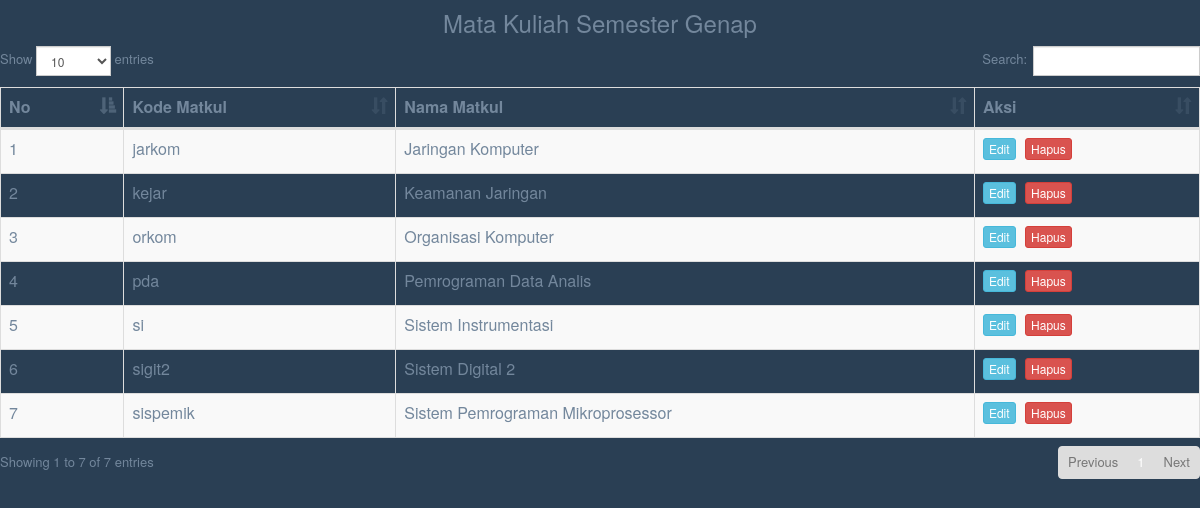
The app's page /adminpanel/tampil_matkul_genap.php, older data.
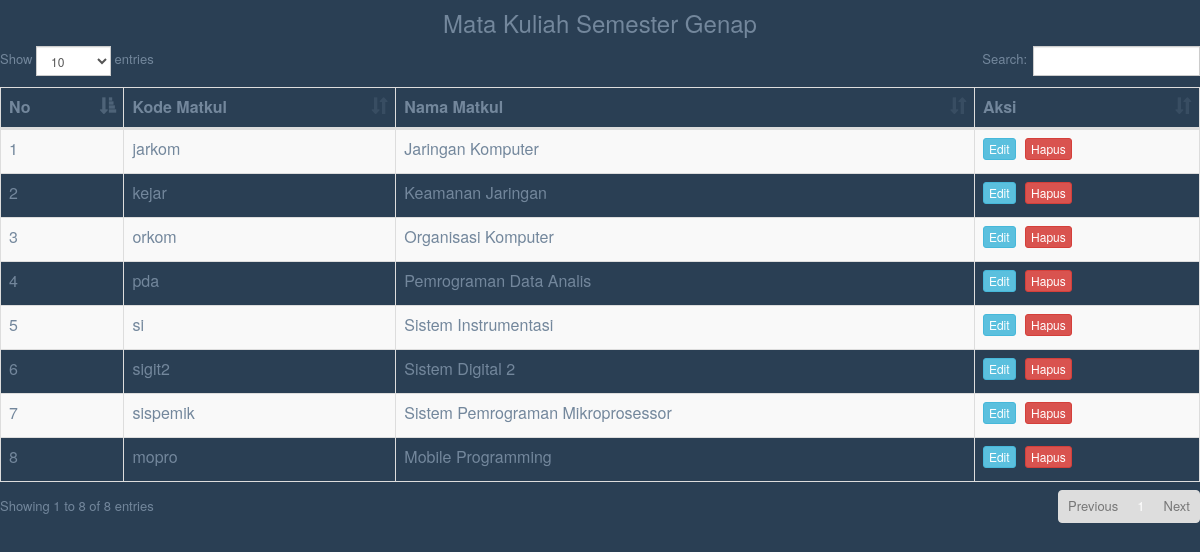
The same page, newer data.
### tables this page shows
CREATE TABLE `tb_matkul_genap` (
  `id` int(11) NOT NULL AUTO_INCREMENT,
  `kode_matkul` varchar(20) DEFAULT NULL,
  `nama_matkul` varchar(50) DEFAULT NULL,
  PRIMARY KEY (`id`)
);

### adminpanel/tampil_matkul_genap.php (the view, shortened to what this page needs)
<link href="vendors/bootstrap/dist/css/bootstrap.min.css" rel="stylesheet">
<link href="vendors/font-awesome/css/font-awesome.min.css" rel="stylesheet">
<link href="vendors/datatables.net-bs/css/dataTables.bootstrap.min.css" rel="stylesheet">
<link href="vendors/datatables.net-buttons-bs/css/buttons.bootstrap.min.css" rel="stylesheet">
<link href="vendors/datatables.net-fixedheader-bs/css/fixedHeader.bootstrap.min.css" rel="stylesheet">
<link href="vendors/datatables.net-responsive-bs/css/responsive.bootstrap.min.css" rel="stylesheet">
<link href="vendors/datatables.net-scroller-bs/css/scroller.bootstrap.min.css" rel="stylesheet">
<link href="build/css/custom.min.css" rel="stylesheet">
<h3>
    <center>Mata Kuliah Semester Genap</center>
</h3>
<table id="datatable-responsive" class="table table-striped table-bordered dt-responsive nowrap" cellspacing="0" width="100%">
    <thead>
        <tr>
            <th>No</th>
            <th>Kode Matkul</th>
            <th>Nama Matkul</th>
            <th>Aksi</th>
        </tr>
    </thead>
    <tbody>
        <?php
        include 'koneksi.php';
        $no = 1;
        $data = mysqli_query($koneksi, "select*from tb_matkul_genap");
        while ($d = mysqli_fetch_array($data)) {
        ?>
            <tr>
                <td><?php echo $no++; ?></td>
                <td><?php echo $d['kode_matkul']; ?></td>
                <td><?php echo $d['nama_matkul']; ?></td>
                <td>
                    <a href="editMatkulGenap.php?id=<?php echo $d['id']; ?>">
                        <input type="submit" class="btn btn-info btn-xs" value="Edit">
                    </a>
                    <a href="hapusMatkulGenap.php?id=<?php echo $d['id']; ?>">
                        <input type="submit" class="btn btn-danger btn-xs" value="Hapus" onclick="alertHapus()">
                    </a>
                </td>
            </tr>
        <?php
        }
        ?>
    </tbody>
</table>

Row changes from the older to the newer data that the page shows:
added tb_matkul_genap: kode_matkul "mopro", nama_matkul "Mobile Programming"
Text that changed along with them:
text written by a page script: "Show entries Search: Showing 1 to 7 of 7 entries Previous 1 Next" → "Show entries Search: Showing 1 to 8 of 8 entries Previous 1 Next"
